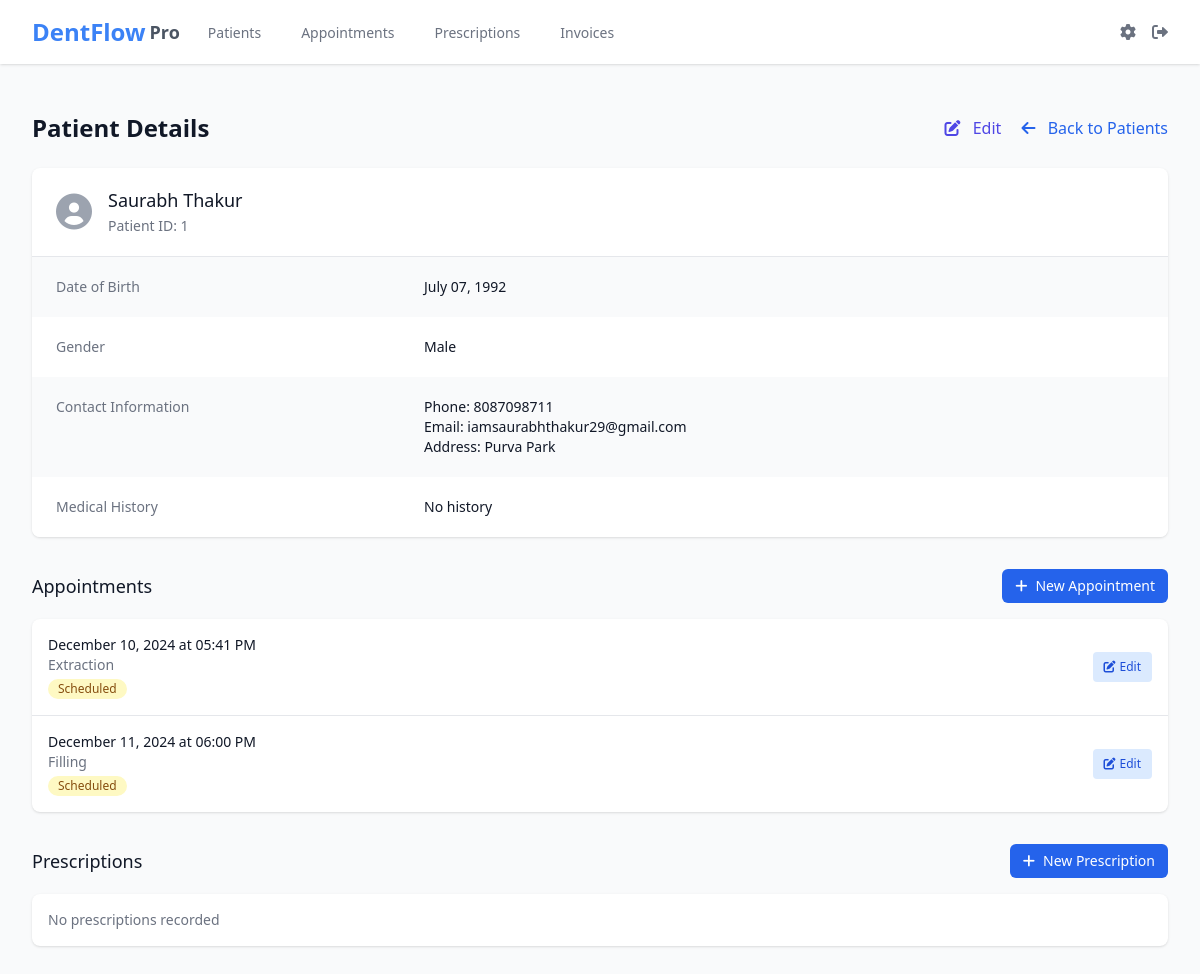
/patients/1 (signed in), run on the app's committed database.
### app/models/patient.py (models this page shows)
class Patient(db.Model):
    id = db.Column(db.Integer, primary_key=True)
    first_name = db.Column(db.String(50), nullable=False)
    last_name = db.Column(db.String(50), nullable=False)
    date_of_birth = db.Column(db.Date, nullable=False)
    gender = db.Column(db.String(10))
    phone = db.Column(db.String(20), nullable=False)
    email = db.Column(db.String(120))
    address = db.Column(db.String(200))
    medical_history = db.Column(db.Text)
    created_at = db.Column(db.DateTime, default=datetime.utcnow)
    appointments = db.relationship('Appointment', backref='patient', lazy=True)
    prescriptions = db.relationship('Prescription', backref='patient', lazy=True)
    invoices = db.relationship('Invoice', backref='patient', lazy=True)
    @property
    def full_name(self):
        return f"{self.first_name} {self.last_name}"

### app/models/appointment.py (models this page shows, shortened)
class Appointment(db.Model):
    id = db.Column(db.Integer, primary_key=True)
    patient_id = db.Column(db.Integer, db.ForeignKey('patient.id'), nullable=False)
    date = db.Column(db.Date, nullable=False)
    time = db.Column(db.Time, nullable=False)
    duration = db.Column(db.Integer, default=30)  # duration in minutes
    status = db.Column(db.String(20), default='scheduled')  # scheduled, completed, cancelled
    treatment_type = db.Column(db.String(100))
    notes = db.Column(db.Text)
    created_at = db.Column(db.DateTime, default=datetime.utcnow)

### app/routes/patients.py (the view)
@bp.route('/<int:id>')
@login_required
def view(id):
    patient = Patient.query.get_or_404(id)
    return render_template('patients/view.html', patient=patient)

### app/__init__.py (called while the page is built)
@login_manager.user_loader
def load_user(id):
    from app.models.user import User
    return User.query.get(int(id))

### app/templates/patients/view.html (shortened to what this page needs)
{% extends "base.html" %}
{% block content %}
<div class="py-6">
    <div class="flex items-center justify-between">
        <h1 class="text-2xl font-semibold text-gray-900">Patient Details</h1>
        <div>
            <a href="{{ url_for('patients.edit', id=patient.id) }}" class="text-indigo-600 hover:text-indigo-900 mr-4">
                <i class="fas fa-edit mr-2"></i> Edit
            </a>
            <a href="{{ url_for('patients.index') }}" class="text-blue-600 hover:text-blue-900">
                <i class="fas fa-arrow-left mr-2"></i> Back to Patients
            </a>
        </div>
    </div>
    <div class="mt-6">
        <div class="bg-white shadow overflow-hidden sm:rounded-lg">
            <div class="px-4 py-5 sm:px-6">
                <div class="flex items-center">
                    <div class="flex-shrink-0">
                        <i class="fas fa-user-circle text-gray-400 text-4xl"></i>
                    </div>
                    <div class="ml-4">
                        <h3 class="text-lg leading-6 font-medium text-gray-900">
                            {{ patient.full_name }}
                        </h3>
                        <p class="mt-1 max-w-2xl text-sm text-gray-500">
                            Patient ID: {{ patient.id }}
                        </p>
                    </div>
                </div>
            </div>
            <div class="border-t border-gray-200">
                <dl>
                    <div class="bg-gray-50 px-4 py-5 sm:grid sm:grid-cols-3 sm:gap-4 sm:px-6">
                        <dt class="text-sm font-medium text-gray-500">
                            Date of Birth
                        </dt>
                        <dd class="mt-1 text-sm text-gray-900 sm:mt-0 sm:col-span-2">
                            {{ patient.date_of_birth.strftime('%B %d, %Y') }}
                        </dd>
                    </div>
                    <div class="bg-white px-4 py-5 sm:grid sm:grid-cols-3 sm:gap-4 sm:px-6">
                        <dt class="text-sm font-medium text-gray-500">
                            Gender
                        </dt>
                        <dd class="mt-1 text-sm text-gray-900 sm:mt-0 sm:col-span-2">
                            {{ patient.gender|title }}
                        </dd>
                    </div>
                    <div class="bg-gray-50 px-4 py-5 sm:grid sm:grid-cols-3 sm:gap-4 sm:px-6">
                        <dt class="text-sm font-medium text-gray-500">
                            Contact Information
                        </dt>
                        <dd class="mt-1 text-sm text-gray-900 sm:mt-0 sm:col-span-2">
                            <div>Phone: {{ patient.phone }}</div>
                            <div>Email: {{ patient.email }}</div>
                            <div>Address: {{ patient.address }}</div>
                        </dd>
                    </div>
                    <div class="bg-white px-4 py-5 sm:grid sm:grid-cols-3 sm:gap-4 sm:px-6">
                        <dt class="text-sm font-medium text-gray-500">
                            Medical History
                        </dt>
                        <dd class="mt-1 text-sm text-gray-900 sm:mt-0 sm:col-span-2">
                            {{ patient.medical_history or 'No medical history recorded' }}
                        </dd>
                    </div>
                </dl>
            </div>
        </div>
    </div>
    <div class="mt-8">
        <div class="flex items-center justify-between">
            <h2 class="text-lg font-medium text-gray-900">Appointments</h2>
            <a href="{{ url_for('appointments.new', patient_id=patient.id) }}"
               class="inline-flex items-center px-3 py-1.5 border border-transparent text-sm font-medium rounded-md text-white bg-blue-600 hover:bg-blue-700">
                <i class="fas fa-plus mr-2"></i> New Appointment
            </a>
        </div>
        <div class="mt-4 bg-white shadow overflow-hidden sm:rounded-lg">
            {% if patient.appointments %}
            <ul class="divide-y divide-gray-200">
                {% for appointment in patient.appointments %}
                <li class="px-4 py-4">
                    <div class="flex items-center justify-between">
                        <div>
                            <p class="text-sm font-medium text-gray-900">
                                {{ appointment.date.strftime('%B %d, %Y') }} at {{ appointment.time.strftime('%I:%M %p') }}
                            </p>
                            <p class="text-sm text-gray-500">
                                {{ appointment.treatment_type|title }}
                            </p>
                            <span class="inline-flex items-center px-2.5 py-0.5 rounded-full text-xs font-medium
                                       {% if appointment.status == 'scheduled' %}bg-yellow-100 text-yellow-800
                                       {% elif appointment.status == 'completed' %}bg-green-100 text-green-800
                                       {% else %}bg-red-100 text-red-800{% endif %}">
                                {{ appointment.status|title }}
                            </span>
                        </div>
                        <a href="{{ url_for('appointments.edit', id=appointment.id) }}"
                           class="inline-flex items-center px-2.5 py-1.5 border border-transparent text-xs font-medium rounded text-blue-700 bg-blue-100 hover:bg-blue-200">
                            <i class="fas fa-edit mr-1"></i> Edit
                        </a>
                    </div>
                </li>
                {% endfor %}
            </ul>
            {% else %}
            <p class="p-4 text-sm text-gray-500">No appointments scheduled</p>
            {% endif %}
        </div>
    </div>
    <div class="mt-8">
        <div class="flex items-center justify-between">
            <h2 class="text-lg font-medium text-gray-900">Prescriptions</h2>
            <a href="{{ url_for('prescriptions.new', patient_id=patient.id) }}"
               class="inline-flex items-center px-3 py-1.5 border border-transparent text-sm font-medium rounded-md text-white bg-blue-600 hover:bg-blue-700">
                <i class="fas fa-plus mr-2"></i> New Prescription
            </a>
        </div>
        <div class="mt-4 bg-white shadow overflow-hidden sm:rounded-lg">
            {% if patient.prescriptions %}
            <ul class="divide-y divide-gray-200">
                {% for prescription in patient.prescriptions %}
                <li class="px-4 py-4">
                    <div class="flex items-center justify-between">
                        <div>
                            <p class="text-sm font-medium text-gray-900">
                                {{ prescription.date.strftime('%B %d, %Y') }}
                            </p>
                            <p class="text-sm text-gray-500">
                                {{ prescription.diagnosis }}
                            </p>
                        </div>
                        <a href="{{ url_for('prescriptions.edit', id=prescription.id) }}"
                           class="inline-flex items-center px-2.5 py-1.5 border border-transparent text-xs font-medium rounded text-blue-700 bg-blue-100 hover:bg-blue-200">
                            <i class="fas fa-edit mr-1"></i> Edit
                        </a>
                    </div>
                </li>
                {% endfor %}
            </ul>
            {% else %}
            <p class="p-4 text-sm text-gray-500">No prescriptions recorded</p>
            {% endif %}
        </div>
    </div>
</div>
{% endblock %}

### data on the page
Patient: full_name "Saurabh Thakur", id "1", date_of_birth "July 07, 1992", gender "Male", phone "8087098711", email "iamsaurabhthakur29@gmail.com", address "Purva Park", medical_history "No history"
Appointment: date "December 10, 2024", time "05:41 PM", treatment_type "Extraction", status "Scheduled"
Appointment: date "December 11, 2024", time "06:00 PM", treatment_type "Filling", status "Scheduled"
